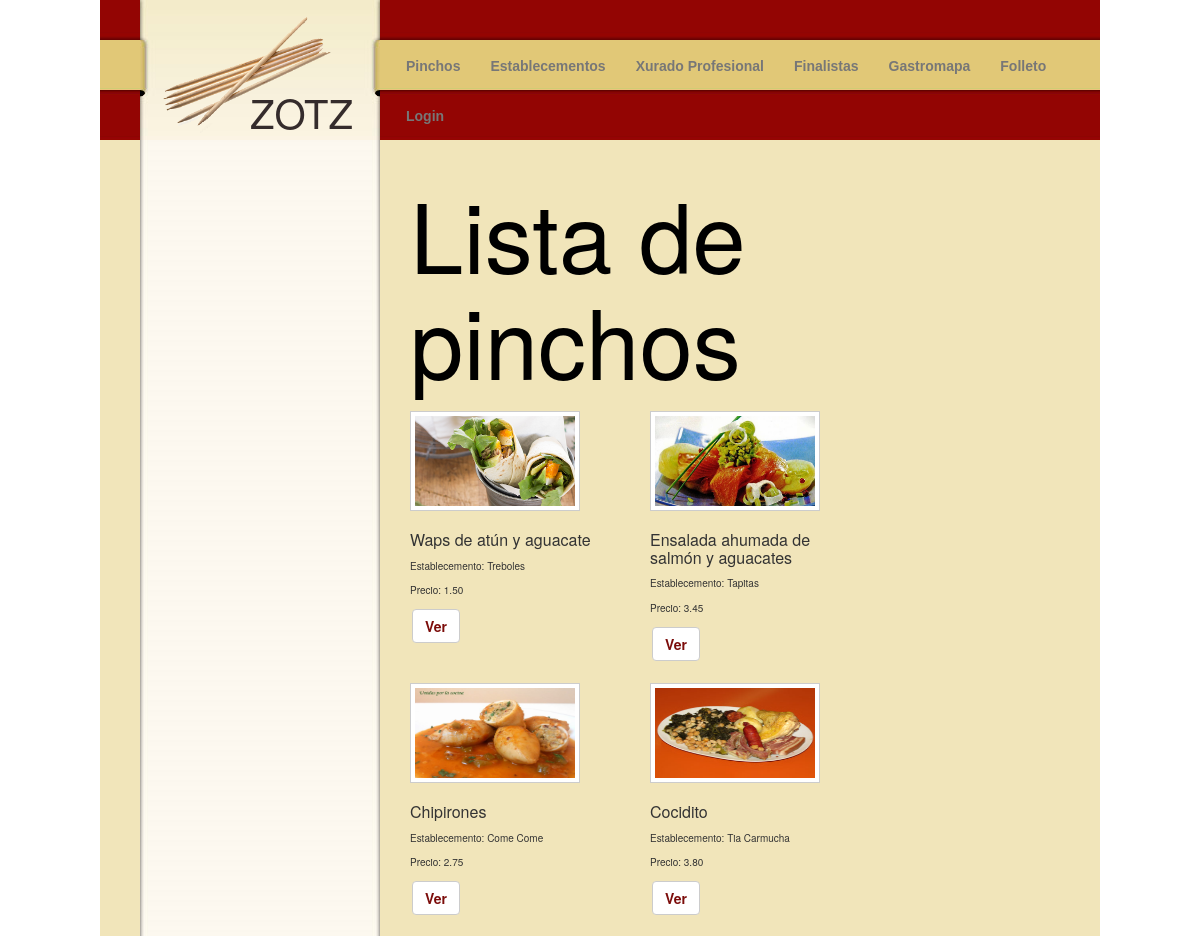
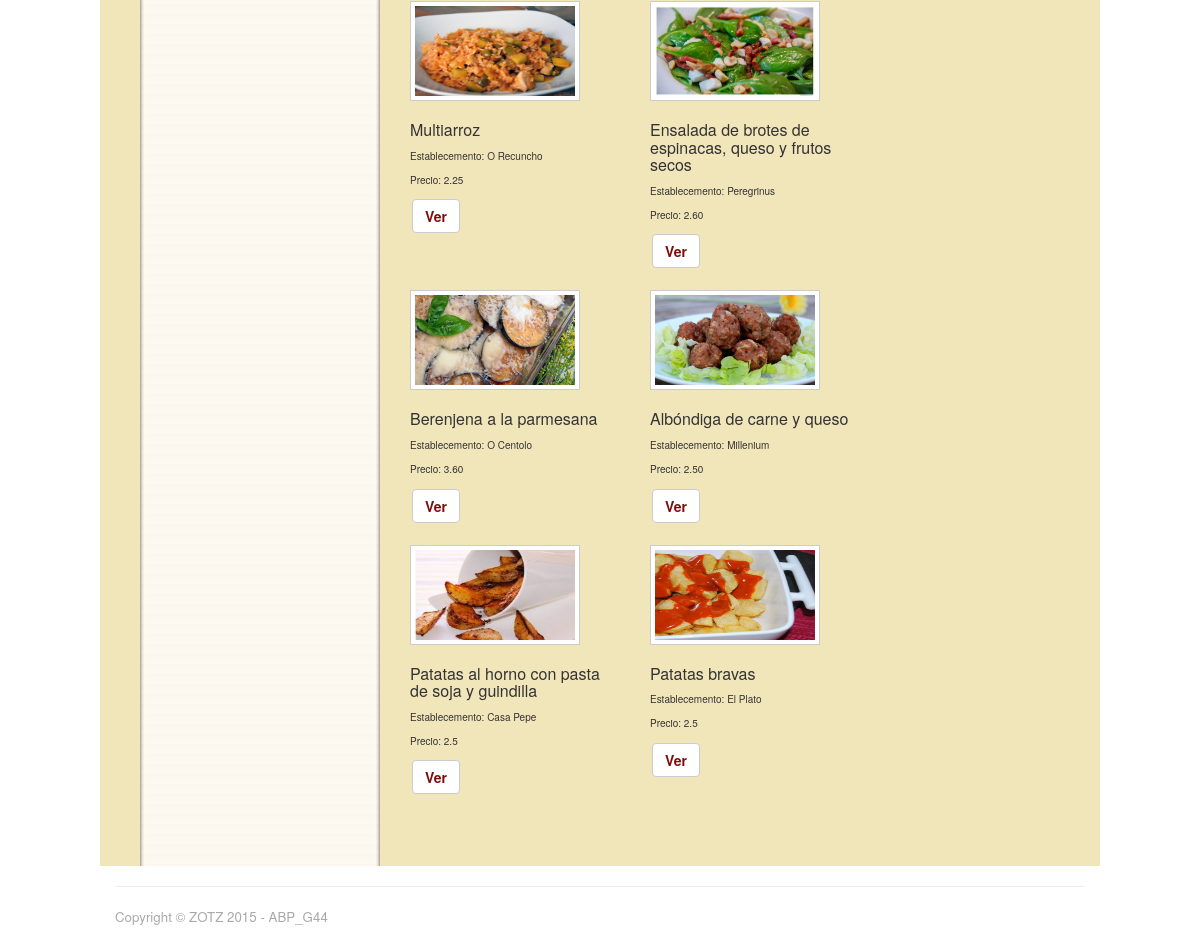
/view/noregister/pinchos.php, run on the app's committed database (2 pictures, top to bottom).
### tables this page shows
CREATE TABLE IF NOT EXISTS `pincho` (
  `idpincho` INT NOT NULL AUTO_INCREMENT,
  `nombrepincho` VARCHAR(100) NOT NULL,
  `fotopincho` VARCHAR(50) NOT NULL,
  `descripcionpincho` VARCHAR(500) NOT NULL,
  `ingredientesp` VARCHAR(300) NOT NULL,
  `precio` VARCHAR(5) NOT NULL,
  `aceptado` CHAR NULL,
  `concurso_edicion` INT NOT NULL,
  `establecimiento_usuarios_login` VARCHAR(20) NOT NULL,
  INDEX `precio_idx` (`precio` ASC),
  INDEX `fk_pincho_concurso1_idx` (`concurso_edicion` ASC),
  INDEX `fk_pincho_establecimiento1_idx` (`establecimiento_usuarios_login` ASC),
  PRIMARY KEY (`idpincho`),
  CONSTRAINT `fk_pincho_concurso1`
    FOREIGN KEY (`concurso_edicion`)
    REFERENCES `concurso` (`edicion`)
    ON DELETE NO ACTION
    ON UPDATE NO ACTION,
  CONSTRAINT `fk_pincho_establecimiento1`
    FOREIGN KEY (`establecimiento_usuarios_login`)
    REFERENCES `establecimiento` (`usuarios_login`)
    ON DELETE NO ACTION
    ON UPDATE NO ACTION);

CREATE TABLE IF NOT EXISTS `establecimiento` (
  `usuarios_login` VARCHAR(20) NOT NULL,
  `nombre` VARCHAR(90) NOT NULL,
  `direccion` VARCHAR(90) NOT NULL,
  `telefono` VARCHAR(20) NOT NULL,
  `web` VARCHAR(45) NULL,
  `horario` VARCHAR(15) NOT NULL,
  `descripcionestablecimiento` VARCHAR(200) NOT NULL,
  INDEX `fk_establecimiento_usuarios1_idx` (`usuarios_login` ASC),
  PRIMARY KEY (`usuarios_login`),
  CONSTRAINT `fk_establecimiento_usuarios1`
    FOREIGN KEY (`usuarios_login`)
    REFERENCES `usuarios` (`login`)
    ON DELETE NO ACTION
    ON UPDATE NO ACTION);

### loader.php (called while the page is built, shortened)
<?php
	function loadclasses($ruta, $archivo) {
		include_once (__DIR__."/$ruta/$archivo");
	}
?>

### controller/ControladorNoRegistrado.php (called while the page is built, shortened)
<?php
	function listarPinchosUltimaEdicion() {
		$establecimientos = new Pincho();
		return $establecimientos->listarUltimos();
	}
	function recuperarDatosEstablecimiento($login) {
			$usuario = new Usuarios();
			$establecimento = new Establecimiento();
			$res1 = $usuario->recuperar($login);
			$res2 = $establecimento->recuperar($login);
			$aux1 = mysqli_fetch_assoc($res1);
			$aux2 = mysqli_fetch_assoc($res2);
			$result = array(
							"login" => $login,
							"password" => $aux1["password"],
							"email" => $aux1["email"],
							"nombre" => $aux2["nombre"],
							"direccion" => $aux2["direccion"],
							"telefono" => $aux2["telefono"],
							"web" => $aux2["web"],
							"horario" => $aux2["horario"],
							"descripcion" => $aux2["descripcionestablecimiento"]
					);
			return $result;
	}
?>

### model/BD.php (called while the page is built, shortened)
<?php
	class BD {
		public function __construct($host="127.0.0.1",$user="zotz",$pass="zotz",$db="G44_ZOTZ") {
			$this->connection = new mysqli($host,$user,$pass,$db);
			return $this->connection;
		}
	}
?>

### model/Pincho.php (called while the page is built, shortened)
<?php
    class Pincho {
        public function listarUltimos() {
            $db = new BD();
            $sentencia = "SELECT * FROM concurso ORDER BY edicion DESC LIMIT 1";
            $res = mysqli_query($db->connection,$sentencia);
            if(mysqli_num_rows($res) == 0) return false;
            else {
                $res2 = mysqli_fetch_assoc($res);
                $sentencia2 = "SELECT * FROM pincho WHERE concurso_edicion='".$res2['edicion']."'";
                $res3 = mysqli_query($db->connection,$sentencia2);
                return $res3;
            }
        }
    }
    ?>

### model/Usuarios.php (called while the page is built, shortened)
<?php
    class Usuarios {
        public function recuperar($login) {
            $db = new BD();
            $sentencia = "SELECT * FROM usuarios WHERE login='".$login."'";
            $res = mysqli_query($db->connection,$sentencia);
            if(mysqli_num_rows($res) == 0) return false;
            else return $res;
        }
    }
?>

### model/Establecimiento.php (called while the page is built, shortened)
<?php
    class Establecimiento {
        public function recuperar($login) {
            $db = new BD();
            $sentencia = "SELECT * FROM establecimiento WHERE usuarios_login='".$login."'";
            $res = mysqli_query($db->connection,$sentencia);
            if(mysqli_num_rows($res) == 0) return false;
            else return $res;
        }
    }
?>

### view/noregister/pinchos.php (the view, shortened to what this page needs)
<?php
    include("../../loader.php");
    loadclasses("view","header.php");
?>
<h1>Lista de pinchos</h1>
<?php
    $pinchos = listarPinchosUltimaEdicion();
    if(mysqli_num_rows($pinchos) == 0) {
        echo '<h4>A&iacute;nda non se rexistraron pinchos U+1F622</h4>';
    } else {
        while($r = mysqli_fetch_assoc($pinchos)) {
            echo "<div class='product_box'>";
                echo "<a href='' class='pirobox'><img src='../../img/pinchos/".$r['fotopincho']."' alt='image' class='img'/></a>";
                echo "<h4>".$r['nombrepincho']."</h4>";
                echo "<p>Establecemento: ";
                        $est = recuperarDatosEstablecimiento($r['establecimiento_usuarios_login']);
                        echo $est['nombre'];
                echo "</p>";
                echo "<p>Precio: ".$r['precio']."</p>";
                echo "<form name='btnverpincho' method='post' action='./datospincho.php?pincho=".$r['idpincho']."'>";
                    echo "<button name='btnverpincho' type='submit' class='btn btn-default button'>Ver</button>";
                echo "</form>";
            echo "</div>";
        }
    }
?>
</div>
</div>
</div>
<div class="col-xs-12 col-sm-12 col-md-1"></div>

### view/header.php (shortened to what this page needs)
<!DOCTYPE html>
<html lang="en">
<head>
	<link rel="stylesheet" href="https://maxcdn.bootstrapcdn.com/bootstrap/3.3.5/css/bootstrap.min.css">
	<link rel="stylesheet" href="http://localhost/G44_ZOTZ/css/main.css">
</head>
<body>
	<header>
		<div id="cabecera" class="col-xs-12 col-sm-12 col-md-10">
			<a href="http://localhost/G44_ZOTZ/index.php">
				<img id="logo" src="http://localhost/G44_ZOTZ/img/zotz.png">
				<h6>ZOTZ</h6>
			</a>
			<nav class="navbar navbar-default menu_principal" role="navigation">
				<div id="mini_menu" class="collapse navbar-collapse">
					<ul class="nav navbar-nav">
						<li><a href="http://localhost/G44_ZOTZ/view/noregister/pinchos.php">Pinchos</a></li>
						<li><a href="http://localhost/G44_ZOTZ/view/noregister/establecimientos.php">Establecementos</a></li>
						<li><a href="http://localhost/G44_ZOTZ/view/noregister/juradoprofesional.php">Xurado Profesional</a></li>
						<li><a href="http://localhost/G44_ZOTZ/view/noregister/finalistas.php">Finalistas</a></li>
						<li><a href="http://localhost/G44_ZOTZ/view/noregister/mapa.php">Gastromapa</a></li>
						<li><a href="http://localhost/G44_ZOTZ/view/noregister/folleto.php">Folleto</a></li>
						<?php
							if(isset($_SESSION['login'])) {
								echo "";
							} else {
								?>
								<li><a href="http://localhost/G44_ZOTZ/view/noregister/registro_login.php">Login</a></li>
								<?php
							}
						?>
					</ul>
				</div>
				</div>
	</header>

### css/main.css (style rules this page uses)
#cabecera { background: url("../img/header.png"); height: 140px; }
#logo { height: 180px; position: absolute; top: -15px; left: 60px; }
.menu_principal { background-color: transparent; border-color: transparent; position: absolute; font-family: Verdana, Arial, Helvetica, sans-serif; font-size: 14px; color: #786c38; top: 40px; left: 275px; }
#main { background: url(../img/content.png) repeat-y; z-index: -1; }
@media (min-width: 768px) { #menuActor { padding-top: 20px; padding-bottom: 20px; position: relative; left: 20px; } }
@media (min-width: 768px) { #contenido { padding-top: 20px; padding-bottom: 50px; padding-left: 90px; } }
@media (min-width: 992px) { #menuActor { padding-top: 20px; padding-bottom: 20px; padding-right: 50px; position: relative; left: 30px; } }
@media (min-width: 992px) { #contenido { padding-top: 20px; padding-left: 70px; } }
@media (min-width: 1074px) { #contenido { padding-top: 20px; padding-left: 60px; } }
p { font-size: 10px; }
h1 { padding-bottom: 10px; font-size: 8vmin; color: black; }
h4 { font-size: 16px; margin: 10px 10px 10px 0px; }
h6 { color: #352c2c; font-size: 40px; position: absolute; top: 80px; left: 150px; }
.footer-autores { color: darkgray; font-size: 10pt; }
.clear { clear: left; }
a:link { color: #7c0d0b; font-weight: 700; }
.button { margin: 2px; color: #7c0d0b; font-weight: 700; }
.img { width: 170px; height: 100px; padding: 4px; background: #fff; border: 1px solid #ccc; margin-bottom: 10px; }
.product_box { float: left; width: 220px; margin: 0 20px 20px 0; }

### data on the page
pincho: fotopincho (picture), nombrepincho "Waps de atún y aguacate", establecimiento_usuarios_login.nombre "Treboles", precio "1.50"
pincho: fotopincho (picture), nombrepincho "Ensalada ahumada de salmón y aguacates", establecimiento_usuarios_login.nombre "Tapitas", precio "3.45"
pincho: fotopincho (picture), nombrepincho "Chipirones", establecimiento_usuarios_login.nombre "Come Come", precio "2.75"
pincho: fotopincho (picture), nombrepincho "Cocidito", establecimiento_usuarios_login.nombre "Tia Carmucha", precio "3.80"
pincho: fotopincho (picture), nombrepincho "Multiarroz", establecimiento_usuarios_login.nombre "O Recuncho", precio "2.25"
pincho: fotopincho (picture), nombrepincho "Ensalada de brotes de espinacas, queso y frutos secos", establecimiento_usuarios_login.nombre "Peregrinus", precio "2.60"
pincho: fotopincho (picture), nombrepincho "Berenjena a la parmesana", establecimiento_usuarios_login.nombre "O Centolo", precio "3.60"
pincho: fotopincho (picture), nombrepincho "Albóndiga de carne y queso", establecimiento_usuarios_login.nombre "Millenium", precio "2.50"
pincho: fotopincho (picture), nombrepincho "Patatas al horno con pasta de soja y guindilla", establecimiento_usuarios_login.nombre "Casa Pepe", precio "2.5"
pincho: fotopincho (picture), nombrepincho "Patatas bravas", establecimiento_usuarios_login.nombre "El Plato", precio "2.5"
